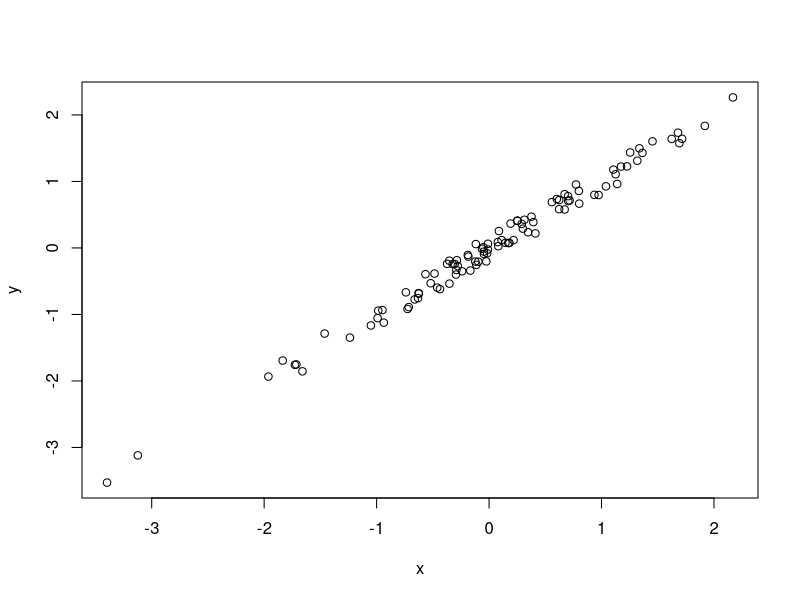

The R source for this figure:
## ---- chunk 1
library(knitr)
options(repos="http://cran.rstudio.com/")
opts_chunk$set(fig.path="figures/",R.options=list(max.print=100),message = FALSE,
               warning = FALSE, error = FALSE)
if(!require("ggplot2")){
  install.packages("ggplot2")
}
if(!require("dplyr")){
  install.packages("dplyr")
}
library("ggplot2")
library("dplyr")
## ---- chunk 2
knitr::kable(iris[sample(nrow(iris),10),],row.names = FALSE)
## ---- chunk 3
x<-rnorm(100)
y<-jitter(x,1000)
plot(x,y)
